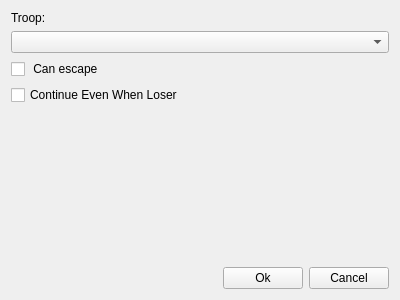
<?xml version="1.0" encoding="UTF-8"?>
<ui version="4.0">
 <class>BattleProcessingDialog</class>
 <widget class="QWidget" name="BattleProcessingDialog">
  <property name="windowModality">
   <enum>Qt::ApplicationModal</enum>
  </property>
  <property name="geometry">
   <rect>
    <x>0</x>
    <y>0</y>
    <width>400</width>
    <height>300</height>
   </rect>
  </property>
  <property name="windowTitle">
   <string>Battle Processing</string>
  </property>
  <layout class="QGridLayout" name="gridLayout">
   <item row="3" column="0">
    <widget class="QCheckBox" name="check_can_lose">
     <property name="text">
      <string>Continue Even When Loser</string>
     </property>
    </widget>
   </item>
   <item row="1" column="0">
    <widget class="QComboBox" name="combo_troop"/>
   </item>
   <item row="5" column="0">
    <layout class="QHBoxLayout" name="horizontalLayout">
     <item>
      <spacer name="horizontalSpacer">
       <property name="orientation">
        <enum>Qt::Horizontal</enum>
       </property>
       <property name="sizeHint" stdset="0">
        <size>
         <width>40</width>
         <height>20</height>
        </size>
       </property>
      </spacer>
     </item>
     <item>
      <widget class="QPushButton" name="button_ok">
       <property name="text">
        <string>Ok</string>
       </property>
      </widget>
     </item>
     <item>
      <widget class="QPushButton" name="button_cancel">
       <property name="text">
        <string>Cancel</string>
       </property>
      </widget>
     </item>
    </layout>
   </item>
   <item row="2" column="0">
    <widget class="QCheckBox" name="check_escape">
     <property name="text">
      <string> Can escape</string>
     </property>
    </widget>
   </item>
   <item row="4" column="0">
    <spacer name="verticalSpacer">
     <property name="orientation">
      <enum>Qt::Vertical</enum>
     </property>
     <property name="sizeHint" stdset="0">
      <size>
       <width>20</width>
       <height>40</height>
      </size>
     </property>
    </spacer>
   </item>
   <item row="0" column="0">
    <widget class="QLabel" name="label">
     <property name="text">
      <string>Troop:</string>
     </property>
    </widget>
   </item>
  </layout>
 </widget>
 <resources/>
 <connections/>
</ui>
